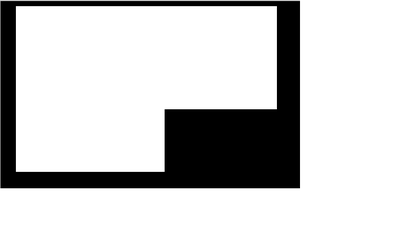
%> input picture 0.2009a/shumo_pratice1/six.png, 420 x 236 px, shrunk from 819 x 460 before the run
$ octave zuixiaojuxing.m   (GNU Octave 9; MATLAB toolbox functions it lacks are replaced by stand-ins)
%> lines starting %> are read from the running program, lines starting %| are printed output that depends on the picture; in (x1, y1, x2, y2) boxes, pixels count from 0 and x2, y2 are one past the last pixel; in counts of white or black regions, pixels touching at a corner belong together; the program's own positions count from 1
### 0.2009a/shumo_pratice1/minboundrect.m
%求最小外接矩形的函数。
function [rectx,recty,area,perimeter] = minboundrect(x,y,metric)
% minboundrect: Compute the minimal bounding rectangle of points in the plane
% usage: [rectx,recty,area,perimeter] = minboundrect(x,y,metric)
%
% arguments: (input)
%  x,y - vectors of points, describing points in the plane as
%        (x,y) pairs. x and y must be the same lengths.
%
%  metric - (OPTIONAL) - single letter character flag which
%        denotes the use of minimal area or perimeter as the
%        metric to be minimized. metric may be either 'a' or 'p',
%        capitalization is ignored. Any other contraction of 'area'
%        or 'perimeter' is also accepted.
%
%        DEFAULT: 'a'    ('area')
%
% arguments: (output)
%  rectx,recty - 5x1 vectors of points that define the minimal
%        bounding rectangle.
%
%  area - (scalar) area of the minimal rect itself.
%
%  perimeter - (scalar) perimeter of the minimal rect as found
%
%
% Note: For those individuals who would prefer the rect with minimum
% perimeter or area, careful testing convinces me that the minimum area
% rect was generally also the minimum perimeter rect on most problems
% (with one class of exceptions). This same testing appeared to verify my
% assumption that the minimum area rect must always contain at least
% one edge of the convex hull. The exception I refer to above is for
% problems when the convex hull is composed of only a few points,
% most likely exactly 3. Here one may see differences between the
% two metrics. My thanks to Roger Stafford for pointing out this
% class of counter-examples.
%
% Thanks are also due to Roger for pointing out a proof that the
% bounding rect must always contain an edge of the convex hull, in
% both the minimal perimeter and area cases.
%
%
% Example usage:
%  x = rand(50000,1);
%  y = rand(50000,1);
%  tic,[rx,ry,area] = minboundrect(x,y);toc
%
%  Elapsed time is 0.105754 seconds.
%
%  [rx,ry]
%  ans =
%      0.99994  -4.2515e-06
%      0.99998      0.99999
%   2.6441e-05            1
%  -5.1673e-06   2.7356e-05
%      0.99994  -4.2515e-06
%
%  area
%  area =
%      0.99994
%
%
% See also: minboundcircle, minboundtri, minboundsphere
%
%
% Author: John D'Errico
% E-mail: woodchips@rochester.rr.com
% Release: 3.0
% Release date: 3/7/07
% default for metric
if (nargin<3) || isempty(metric)
  metric = 'a';
elseif ~ischar(metric)
  error 'metric must be a character flag if it is supplied.'
else
  % check for 'a' or 'p'
  metric = lower(metric(:)');
  ind = strmatch(metric,{'area','perimeter'});
  if isempty(ind)
    error 'metric does not match either ''area'' or ''perimeter'''
  end

  % just keep the first letter.
  metric = metric(1);
end
% preprocess data
x=x(:);
y=y(:);
% not many error checks to worry about
n = length(x);
if n~=length(y)
  error 'x and y must be the same sizes'
end
% start out with the convex hull of the points to
% reduce the problem dramatically. Note that any
% points in the interior of the convex hull are
% never needed, so we drop them.
if n>3
  edges = convhull(x,y,{'Qt'});  % 'Pp' will silence the warnings
  % exclude those points inside the hull as not relevant
  % also sorts the points into their convex hull as a
  % closed polygon

  x = x(edges);
  y = y(edges);

  % probably fewer points now, unless the points are fully convex
  nedges = length(x) - 1;
elseif n>1
  % n must be 2 or 3
  nedges = n;
  x(end+1) = x(1);
  y(end+1) = y(1);
else
  % n must be 0 or 1
  nedges = n;
end
% now we must find the bounding rectangle of those
% that remain.
% special case small numbers of points. If we trip any
% of these cases, then we are done, so return.
switch nedges
  case 0
    % empty begets empty
    rectx = [];
    recty = [];
    area = [];
    perimeter = [];
    return
  case 1
    % with one point, the rect is simple.
    rectx = repmat(x,1,5);
    recty = repmat(y,1,5);
    area = 0;
    perimeter = 0;
    return
  case 2
    % only two points. also simple.
    rectx = x([1 2 2 1 1]);
    recty = y([1 2 2 1 1]);
    area = 0;
    perimeter = 2*sqrt(diff(x).^2 + diff(y).^2);
    return
end
% 3 or more points.
% will need a 2x2 rotation matrix through an angle theta
Rmat = @(theta) [cos(theta) sin(theta);-sin(theta) cos(theta)];
% get the angle of each edge of the hull polygon.
ind = 1:(length(x)-1);
edgeangles = atan2(y(ind+1) - y(ind),x(ind+1) - x(ind));
% move the angle into the first quadrant.
edgeangles = unique(mod(edgeangles,pi/2));
% now just check each edge of the hull
nang = length(edgeangles);
area = inf;
perimeter = inf;
met = inf;
xy = [x,y];
for i = 1:nang
  % rotate the data through -theta
  rot = Rmat(-edgeangles(i));
  xyr = xy*rot;
  xymin = min(xyr,[],1);
  xymax = max(xyr,[],1);

  % The area is simple, as is the perimeter
  A_i = prod(xymax - xymin);
  P_i = 2*sum(xymax-xymin);

  if metric=='a'
    M_i = A_i;
  else
    M_i = P_i;
  end

  % new metric value for the current interval. Is it better?
  if M_i<met
    % keep this one
    met = M_i;
    area = A_i;
    perimeter = P_i;

    rect = [xymin;[xymax(1),xymin(2)];xymax;[xymin(1),xymax(2)];xymin];
    rect = rect*rot';
    rectx = rect(:,1);
    recty = rect(:,2);
  end
end
% get the final rect
% all done

### 0.2009a/shumo_pratice1/zuixiaojuxing.m
clc; clear all; close all;
I = imread('six.png');
%> I is the input picture: size 236x420x3 uint8; min 0, max 255, mean 203.7
%%
bw = im2bw(I);
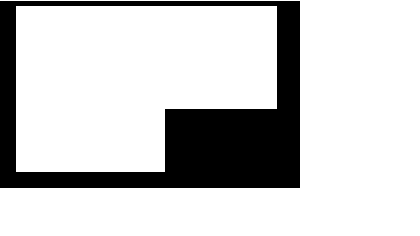
%> bw: size 236x420 logical; 80% white; 1 black region, box (x1, y1, x2, y2) and area: (0, 1, 300, 188) 19830
[r, c]=find(bw==1);
%> r = 79290 values from 1 to 236; c = 79290 values from 1 to 420
[rectx, recty, area, perimeter] = minboundrect(c, r, 'a')
%> in minboundrect, `n = length(x);`: n = 79290
%> in minboundrect, `edges = convhull(x,y,{'Qt'});  % 'Pp' will silence the warnings`: edges = [1; 79055; 79290; 49; 1]
%> in minboundrect, `x = x(edges);`: x = [1; 420; 420; 1; 1]
%> in minboundrect, `y = y(edges);`: y = [1; 1; 236; 236; 1]
%> in minboundrect, `nedges = length(x) - 1;`: nedges = 4
%> in minboundrect, `ind = 1:(length(x)-1);`: ind = [1 2 3 4]
%> in minboundrect, `edgeangles = atan2(y(ind+1) - y(ind),x(ind+1) - x(ind));`: edgeangles = [0; 1.57; 3.14; -1.57]
%> the run ends on the next line

$ run again, with 0.2009a/shumo_pratice1/by.jpg saved as 0.2009a/shumo_pratice1/six.png
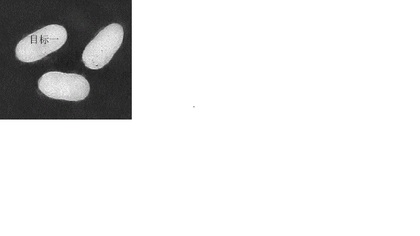
%> input picture 0.2009a/shumo_pratice1/by.jpg, 420 x 236 px, shrunk from 819 x 460 before the run
%> I is the input picture: size 236x420x3 uint8; mean R, G, B 227.6, 227.6, 227.6
%> `bw = im2bw(I);`:
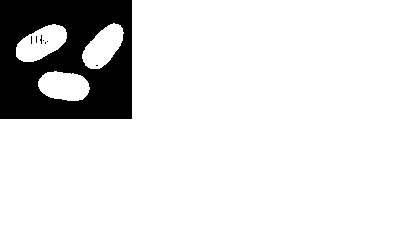
%> bw: size 236x420 logical; 87.8% white; 8 black regions (7 under 20 px), largest, box (x1, y1, x2, y2) and area: (0, 0, 132, 119) 12055
%> r = 87033 values from 1 to 236; c = 87033 values from 1 to 420
%> n = 87033
%> edges = [117; 1; 1873; 2000; 2812; 3666; 6085; 6591; 19066; 86798; 87033; 117]
%> x = [1; 1; 17; 18; 24; 30; 46; 49; 133; 420; 420; 1]
%> y = [236; 120; 48; 45; 39; 35; 27; 26; 1; 1; 236; 236]
%> nedges = 11
%> ind = [1 2 3 4 5 6 7 8 9 10 11]
%> edgeangles = [-1.57; -1.35; -1.25; -0.785; -0.588; -0.464; -0.322; -0.289; 0; 1.57; 3.14]
